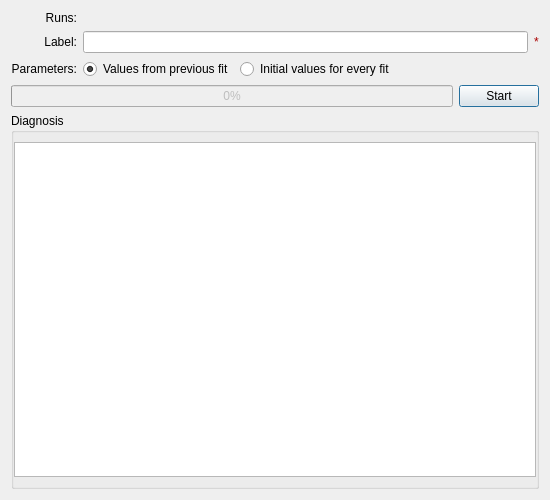
<?xml version="1.0" encoding="UTF-8"?>
<ui version="4.0">
 <class>MuonSequentialFitDialog</class>
 <widget class="QWidget" name="MuonSequentialFitDialog">
  <property name="geometry">
   <rect>
    <x>0</x>
    <y>0</y>
    <width>550</width>
    <height>500</height>
   </rect>
  </property>
  <property name="sizePolicy">
   <sizepolicy hsizetype="Minimum" vsizetype="Minimum">
    <horstretch>0</horstretch>
    <verstretch>0</verstretch>
   </sizepolicy>
  </property>
  <property name="minimumSize">
   <size>
    <width>550</width>
    <height>500</height>
   </size>
  </property>
  <property name="windowTitle">
   <string>Muon Analysis - Sequential Fitting</string>
  </property>
  <layout class="QVBoxLayout" name="verticalLayout">
   <item>
    <layout class="QGridLayout" name="inputLayout">
     <property name="topMargin">
      <number>0</number>
     </property>
     <property name="spacing">
      <number>6</number>
     </property>
     <item row="0" column="1">
      <widget class="MantidQt::API::FileFinderWidget" name="runs" native="true">
       <property name="label" stdset="0">
        <string/>
       </property>
       <property name="multipleFiles" stdset="0">
        <bool>true</bool>
       </property>
       <property name="findRunFiles" stdset="0">
        <bool>true</bool>
       </property>
      </widget>
     </item>
     <item row="0" column="0">
      <widget class="QLabel" name="runsLabel">
       <property name="sizePolicy">
        <sizepolicy hsizetype="Minimum" vsizetype="Fixed">
         <horstretch>0</horstretch>
         <verstretch>0</verstretch>
        </sizepolicy>
       </property>
       <property name="text">
        <string>Runs:</string>
       </property>
       <property name="alignment">
        <set>Qt::AlignRight|Qt::AlignTrailing|Qt::AlignVCenter</set>
       </property>
      </widget>
     </item>
     <item row="1" column="0">
      <widget class="QLabel" name="labelLabel">
       <property name="sizePolicy">
        <sizepolicy hsizetype="Minimum" vsizetype="Fixed">
         <horstretch>0</horstretch>
         <verstretch>0</verstretch>
        </sizepolicy>
       </property>
       <property name="text">
        <string>Label:</string>
       </property>
       <property name="alignment">
        <set>Qt::AlignRight|Qt::AlignTrailing|Qt::AlignVCenter</set>
       </property>
      </widget>
     </item>
     <item row="1" column="1">
      <layout class="QHBoxLayout" name="labelInputLayout">
       <property name="spacing">
        <number>6</number>
       </property>
       <item>
        <widget class="QLineEdit" name="labelInput"/>
       </item>
       <item>
        <widget class="QLabel" name="labelError">
         <property name="sizePolicy">
          <sizepolicy hsizetype="Minimum" vsizetype="Fixed">
           <horstretch>0</horstretch>
           <verstretch>0</verstretch>
          </sizepolicy>
         </property>
         <property name="palette">
          <palette>
           <active>
            <colorrole role="WindowText">
             <brush brushstyle="SolidPattern">
              <color alpha="255">
               <red>170</red>
               <green>0</green>
               <blue>0</blue>
              </color>
             </brush>
            </colorrole>
           </active>
           <inactive>
            <colorrole role="WindowText">
             <brush brushstyle="SolidPattern">
              <color alpha="255">
               <red>170</red>
               <green>0</green>
               <blue>0</blue>
              </color>
             </brush>
            </colorrole>
           </inactive>
           <disabled>
            <colorrole role="WindowText">
             <brush brushstyle="SolidPattern">
              <color alpha="255">
               <red>161</red>
               <green>160</green>
               <blue>159</blue>
              </color>
             </brush>
            </colorrole>
           </disabled>
          </palette>
         </property>
         <property name="text">
          <string>*</string>
         </property>
        </widget>
       </item>
      </layout>
     </item>
     <item row="2" column="0">
      <widget class="QLabel" name="label">
       <property name="sizePolicy">
        <sizepolicy hsizetype="Minimum" vsizetype="Fixed">
         <horstretch>0</horstretch>
         <verstretch>0</verstretch>
        </sizepolicy>
       </property>
       <property name="text">
        <string>Parameters:</string>
       </property>
       <property name="alignment">
        <set>Qt::AlignRight|Qt::AlignTrailing|Qt::AlignVCenter</set>
       </property>
      </widget>
     </item>
     <item row="2" column="1">
      <layout class="QHBoxLayout" name="paramTypeLayout">
       <item>
        <widget class="QRadioButton" name="paramTypePrevious">
         <property name="sizePolicy">
          <sizepolicy hsizetype="Minimum" vsizetype="Fixed">
           <horstretch>0</horstretch>
           <verstretch>0</verstretch>
          </sizepolicy>
         </property>
         <property name="text">
          <string>Values from previous fit</string>
         </property>
         <property name="checked">
          <bool>true</bool>
         </property>
         <attribute name="buttonGroup">
          <string notr="true">paramTypeGroup</string>
         </attribute>
        </widget>
       </item>
       <item>
        <widget class="QRadioButton" name="paramTypeInitial">
         <property name="sizePolicy">
          <sizepolicy hsizetype="Expanding" vsizetype="Fixed">
           <horstretch>0</horstretch>
           <verstretch>0</verstretch>
          </sizepolicy>
         </property>
         <property name="text">
          <string>Initial values for every fit</string>
         </property>
         <attribute name="buttonGroup">
          <string notr="true">paramTypeGroup</string>
         </attribute>
        </widget>
       </item>
      </layout>
     </item>
    </layout>
   </item>
   <item>
    <layout class="QHBoxLayout" name="controlLayout">
     <item>
      <widget class="QProgressBar" name="progress">
       <property name="enabled">
        <bool>false</bool>
       </property>
       <property name="value">
        <number>0</number>
       </property>
       <property name="textVisible">
        <bool>true</bool>
       </property>
       <property name="invertedAppearance">
        <bool>false</bool>
       </property>
      </widget>
     </item>
     <item>
      <widget class="QPushButton" name="controlButton">
       <property name="text">
        <string>Start</string>
       </property>
       <property name="default">
        <bool>true</bool>
       </property>
       <property name="flat">
        <bool>false</bool>
       </property>
      </widget>
     </item>
    </layout>
   </item>
   <item>
    <widget class="QGroupBox" name="diagnosisBox">
     <property name="title">
      <string>Diagnosis</string>
     </property>
     <property name="checkable">
      <bool>false</bool>
     </property>
     <layout class="QHBoxLayout" name="horizontalLayout">
      <property name="spacing">
       <number>6</number>
      </property>
      <property name="leftMargin">
       <number>0</number>
      </property>
      <property name="rightMargin">
       <number>0</number>
      </property>
      <item>
       <widget class="QTableWidget" name="diagnosisTable"/>
      </item>
     </layout>
    </widget>
   </item>
  </layout>
 </widget>
 <customwidgets>
  <customwidget>
   <class>MantidQt::API::FileFinderWidget</class>
   <extends>QWidget</extends>
   <header>MantidQtWidgets/Common/FileFinderWidget.h</header>
  </customwidget>
 </customwidgets>
 <resources/>
 <connections/>
 <buttongroups>
  <buttongroup name="paramTypeGroup"/>
 </buttongroups>
</ui>
